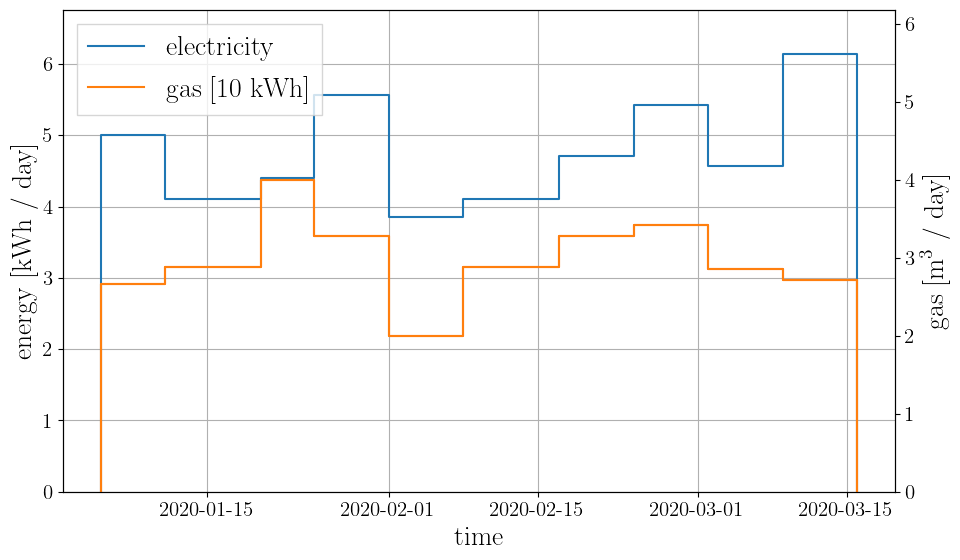

Generate this figure with Python:
import numpy as np
import matplotlib.pyplot as plt
from matplotlib import dates
import matplotlib as mpl
import latex_style


brennwert = 11.475  # kWh / m^3
zustandszahl = 0.9524

mpl.rcParams.update(latex_style.with_latex)
data = np.genfromtxt('data.txt', skip_header=1).astype(int)
year, month, day, electricity, gas = data.T
datestr = [dates.datetime.date(y, m, d) for y, m, d in zip(year, month, day)]

fig, ax1 = plt.subplots(figsize=(10, 6))
ax1.xaxis.set_minor_locator(dates.MonthLocator())
ax1.xaxis.set_major_locator(dates.YearLocator())
ax1.xaxis.set_major_formatter(dates.DateFormatter('%Y'))


def clean_course(x):
    """ function to clean counter resets """
    jump_idx = np.where(np.diff(x) < 0)[0]
    for i, idx in enumerate(jump_idx):
        x[(idx+1):] += x[idx]
    return x


electricity = clean_course(electricity)
ax1.plot_date(datestr, electricity-electricity[0], xdate=True, color='C0', ls='solid', label='electricity')
ax1.plot_date(datestr, (gas-gas[0])*brennwert*zustandszahl, xdate=True, color='C1', ls='solid', label='gas')
ax1.legend(loc=0)
ax1.set_xlabel('time')
ax1.set_ylabel('energy [kWh]', color='k')
ax1.grid(True)

ax2 = ax1.twinx()  # instantiate a second axes that shares the same x-axis
gas = clean_course(gas)
ax2.plot_date(datestr, gas-gas[0], xdate=True, color='C1')
ax2.set_ylabel(r'gas volume [m$^3$]', color='k')

fig.tight_layout()  # otherwise the right y-label is slightly clipped
plt.savefig('counter.png', bbox_inches='tight')
plt.close()

diff_date = np.diff(datestr)
elec_day = np.diff(electricity) / np.array([dt.total_seconds() / 3600 / 24 for dt in diff_date])
gas_day = np.diff(gas) / np.array([dt.total_seconds() / 3600 / 24 for dt in diff_date])

fig, ax1 = plt.subplots(figsize=(10, 6))
ax1.xaxis.set_minor_locator(dates.MonthLocator())
ax1.xaxis.set_major_locator(dates.YearLocator())
ax1.xaxis.set_major_formatter(dates.DateFormatter('%Y'))

elec_day = np.append(np.append(0, np.repeat(elec_day, 2)), 0)
gas_day = np.append(np.append(0, np.repeat(gas_day, 2)), 0)
ax1.plot_date(np.repeat(datestr, 2), elec_day, xdate=True, color='C0', marker='', ls='solid', label='electricity')
ax1.plot_date(np.repeat(datestr, 2), gas_day*brennwert*zustandszahl/10., xdate=True, color='C1', marker='', ls='solid',
              label='gas [10 kWh]')
ax1.legend(loc=2)
ax1.set_xlabel('time')
ax1.set_ylabel('energy [kWh / day]', color='k')
max_kwh = 1.1 * max(np.max(gas_day), np.max(elec_day))
ax1.set_ylim([0, max_kwh])
ax1.grid(True)

ax2 = ax1.twinx()  # instantiate a second axes that shares the same x-axis
ax2.plot_date(np.repeat(datestr, 2), gas_day, xdate=True, color='C1', marker='', ls='solid')
ax2.set_ylabel(r'gas [m$^3$ / day]', color='k')
ax2.set_ylim([0, 10*max_kwh/brennwert/zustandszahl])

fig.tight_layout()  # otherwise the right y-label is slightly clipped
plt.savefig('consumption.png', bbox_inches='tight')
plt.close()
